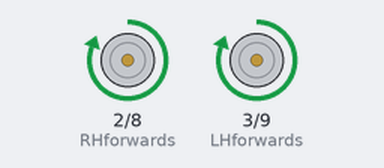
Recording of a sketch running on a simulated Arduino Uno, built with avr-gcc and run on an emulated ATmega328P. Shown: motor-driver pin pairs drawn as motors (green arrow = first pin HIGH = forward, orange = second pin HIGH = backward, longer = more drive).

Above: at 0.2 s.
Timing chart, 0 to 3.0 s (numbered marks = the images above):
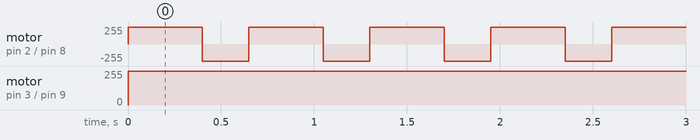

The sketch:

CyDuino.ino
```cpp
const int RHforwards = 2;     // RH motor forwards
const int LHforwards = 3;     // LH motor forwards

const int RHbackwards = 8;    // RH motor backwards
const int LHbackwards = 9;    // LH motor backwards

void setup() {
  // initialize the pins as outputs:
  pinMode(RHforwards, OUTPUT);
  pinMode(LHforwards, OUTPUT);

  pinMode(RHbackwards, OUTPUT);
  pinMode(LHbackwards, OUTPUT);
}

void loop(){
  setStop();
  setForwards();
  delay(400);
  setStop();
  setRight();
  delay(250);

}

void setStop()
{
   digitalWrite(RHforwards, LOW);
   digitalWrite(LHforwards, LOW);
   digitalWrite(RHbackwards, LOW);
   digitalWrite(LHbackwards, LOW);
}

void setForwards()
{
  digitalWrite(RHforwards, HIGH);
  digitalWrite(LHforwards, HIGH);
  digitalWrite(RHbackwards, LOW);
  digitalWrite(LHbackwards, LOW);
}

void setBackwards()
{
  digitalWrite(RHforwards, LOW);
  digitalWrite(LHforwards, LOW);
  digitalWrite(RHbackwards, HIGH);
  digitalWrite(LHbackwards, HIGH);
}

void setLeft()
{
  digitalWrite(RHforwards, HIGH);
  digitalWrite(LHforwards, LOW);
  digitalWrite(RHbackwards, LOW);
  digitalWrite(LHbackwards, HIGH);
}

void setRight()
{
  digitalWrite(RHforwards, LOW);
  digitalWrite(LHforwards, HIGH);
  digitalWrite(RHbackwards, HIGH);
  digitalWrite(LHbackwards, LOW);
}
```

Measured:
- by itself, motor on pin 2 (RHforwards) / pin 8 (RHbackwards): alternates forward 255/255 for 0.40 s and backward 255/255 for 0.25 s
- by itself, motor on pin 3 (LHforwards) / pin 9 (LHbackwards): stopped → forward 255/255 at 0.00 s
